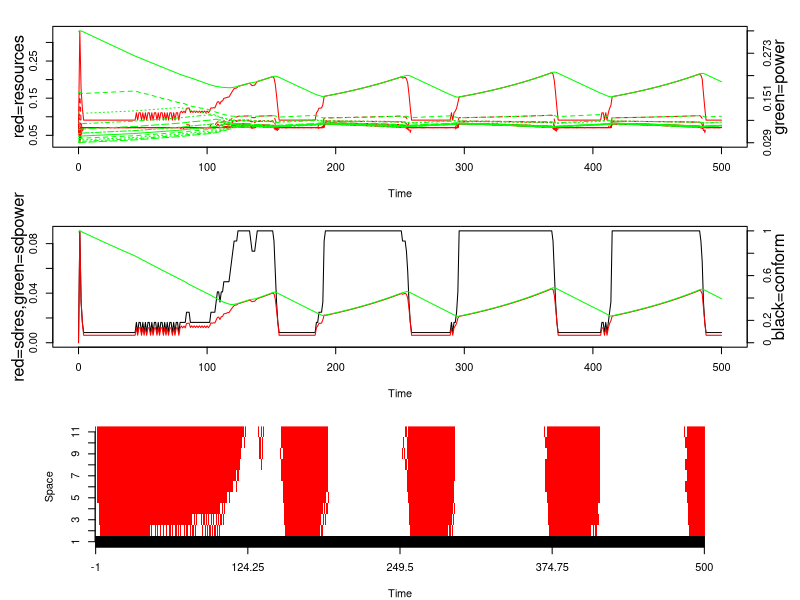

R code for this plot:
## ---- chunk 1
knitr::opts_chunk$set(echo = TRUE)
## ---- chunk 2
default_parameters<-function(N){
  ## Default parameters for the model, as used for Figure 1 of the paper (Model 1 in S1)
  list(mu=0.01, # multiplicative power gain rate for conformers, and overall rate
       rho=0.2, # additive power gain during defection which should be O(1/N)
       rpen=0.02, # additive resource penalty for defection
## Only one of rho>0, w>1 is needed for defection to be potentially advantageous       
       
## Extensions
       w=1, # multiplicative power gain rate for defectors, relative to mu
       sigma=0, # noise in the decision function
       epsilon=1, # multiplicative resource penalty for defection
       alphap=1, # power gain exponent for conformers
       alphaw=1, # power gain exponent for defectors
       kchoice=0.0, # bias towards conformity in the decision function
       inertia=0.0, # intertia in the decision function
       ## spatial parameters
    #   rho = 0.0, # scaling of political gain from war as a function of distance. Set to 0 to make all defections equally valuable for increasing power
       wardecay=0.0, # decay rate of war effects with distance. Set to 0 to disable the spatial model
       ## per-faction parameters
       res0=rep(1/N,N) # resource level available to faction i. Called R^0_i in the paper
       )
}
## ---- chunk 3
newpow<-function(rest,powt,conformt,p){
  ## Update power levels
  ## Initialisation: sanity checks
  powt[powt<0]<-0 ## No negative power
  powt[powt>0]<-powt[powt>0]/sum(powt[powt>0]) ## Normalize power
  
  ## Compute the power change
  deltapow<-rep(0,length(powt)) #define the result (content not used)
  deltapow[conformt==1]<-p$mu * (rest[conformt==1])^p$alphap
  deltapow[conformt==0]<-p$mu * p$w *
    ( (rest[conformt==0])^p$alphaw +  p$rho *
    ## Spatial model adjustment: power gain from war decreases with distance, scaled by rho
    ifelse(p$wardecay>0, 
           getpwareff(powt,p)[conformt==0], # spatial model if used
           1)  # 1 otherwise
    ) 
  
  ## prevent negative power
  whichgoneg<-(powt + deltapow-mean(deltapow)<0)
  newpowt<-rep(0,length(powt))
  newpowt[!whichgoneg]<-powt[!whichgoneg] + deltapow[!whichgoneg]-mean(deltapow[!whichgoneg])
  return(newpowt)
}
## ---- chunk 4
newres<-function(rest,powt,conformt,p){
  ## Update resource levels
  
  ## Calculate the resource and power available to the conformers
  sumresc<-sum(p$res0[conformt==1])
  sumpowc<-sum(powt[conformt==1])

  ## Conformers share resources proportional to power  
  ret<-rest
  if(sumpowc>0) { ## Regular case
    ret[conformt==1]<-(powt[conformt==1]/sumpowc) * sumresc
     ## Equal share if somehow the state has no power
  }else ret[conformt==1]<-(1.0/max(1,sum(conformt==1))) * sumresc
  
  ## Defectors retain their resource, but with a penalty
  ret[conformt==0]<-p$epsilon * p$res0[conformt==0] - p$rpen * 
    ## Choice of resource penalty for defection.
    ## penalty for war decreases with distance (scaled by rpen)
    ifelse(p$wardecay>0, 
           getpwareff(powt,p)[conformt==0], # penalty under spatial model
           1)# penalty under the no-spatial model
  ## Prevent negative resources
  ret[ret<0]<-0
  ret
}

## ---- chunk 5
chooseconform<-function(rest,powt,conformt,p){
  ## Choose whether to conform or not
  conformnew<-conformt # assume other actors follow their previous decisions
  for(i in 1:length(rest)){ ## For every faction:
    conformtest<-conformt
    conformtest[i]<-1
    ## Evaluate reward if we conform
    peaceres<-newres(rest,powt,conformtest,p)[i]
    conformtest[i]<-0
    ## Evaluate reward if we defect
    warres<-newres(rest,powt,conformtest,p)[i]
    if(peaceres - warres + p$kchoice + p$inertia*(2*conformt[i]-1) + rnorm(1,sd=p$sigma)<0) { ## Decision based on expected rewards, inertia and noise
      conformnew[i]<-0
    }else {conformnew[i]<-1}
  }
  return(conformnew)
}
## ---- chunk 6
oneiteration<-function(curstate,p){
  # One iteration of the model: update conform choices, resource and power
  curstate$conformt<-chooseconform(curstate$rest,curstate$powt,curstate$conformt,p)
  curstate$rest<-newres(curstate$rest,curstate$powt,curstate$conformt,p)
  curstate$powt<-newpow(curstate$rest,curstate$powt,curstate$conformt,p)
  return(curstate)
}


dosim<-function(curstate,timesteps,p){
  ## Run the simulation for a number of timesteps
  ## First create a history object to store what happened
  thistory<-data.frame(t(unlist(curstate)))
  history<-as.data.frame(matrix(0,nrow=1+timesteps,ncol=1+dim(thistory)[2]))
  names(history)<-c("Time",names(thistory))
  history[1,]<-cbind(0,thistory)
  ## Iterate and store history
  for(i in 1:timesteps){
    curstate<-oneiteration(curstate,p)
    history[i+1,]<-cbind(i,data.frame(t(unlist(curstate))))
  }
  ## Return the history and the final state
  list(curstate=curstate,history=history)
}
## ---- chunk 7
getdists<-function(capital,N) {
  ## Distances of each from from the capital. Used in the spatial model only
  dists<-matrix(0,nrow=N,ncol=3)
  dists[,1]<-abs((1:N)-capital)
  dists[,2]<-abs((1:N)-(N+capital))
  dists[,3]<-abs((1:N)-(-N+capital))
  apply(dists,1,min)
}

getpwareff<-function(powt,p){
  ## Get the war penalty adjusted for distance from capital
  capital<-which(powt==max(powt))
  if(length(capital)>1) capital<-sample(capital,1)
  tdists<-getdists(capital,length(powt))
  twdists<-exp(-tdists*p$wardecay)
  twdists/mean(twdists)
}
## ---- chunk 8
## Choices for initial resource distributions
## These can be used to initialise power, and create fixed resource distributions

initialise_brokenstick<-function(N){
  ## "Broken stick" mean distribution, i.e. power law
   (1/2)^(1:(N))/sum((1/2)^(1:(N)))
}

initialise_inverseN<-function(N){
  ## 1/N distribution
  res0<-1/(1:N)
  res0<-res0 / sum(res0)
  res0
}

initialise_normal<-function(N,y,x0,sd){
  ## Normal distribution of resources
  ## y = total resources
  ## x0 = centre
  ## sd = standard deviation
  yrange<- seq(-N+1,2*N,1)
  tmp<-dnorm(yrange,x0,sd)
  tmp<-tmp[1:N] + tmp[(2*N+1):(3*N)] + tmp[(N+1):(2*N)]
  y*tmp/sum(tmp)
}
## ---- chunk 9
summarizehistory<-function(historypoint){
  ## summarises a row of the history matrix
  historypoint<-as.vector(unlist(historypoint))
  numx<-(length(historypoint)-1)/3
  warlevel<-mean(historypoint[1+2*numx+1:numx])
  sdres<-sd(historypoint[1+0*numx+1:numx])
  sdpow<-sd(historypoint[1+1*numx+1:numx])
  return(c(conformrate=warlevel,sdres=sdres,sdpow=sdpow))
}
## ---- chunk 10
plot_history<-function(history,skip=1,...){
  ## Plot the resource and power history
  par(mar=c(4,4,2,4))
  history[,-1] <- history[,-1]  + 0.000001 
  numx<-(dim(history)[2]-1)/3
  myylim<-range(history[,2:(1+numx)])
  myylim2<-range(history[,(2+numx):(1+2*numx)])
  plot(history$Time,history$Time,ylim=myylim,type="n",xlab="Time",ylab="",...)

  for(faction in 1:numx){
    lines(history$Time,history[,1+faction],col="red",lty=faction)
  }
  for(faction in 1:numx){
    lines(history$Time,(history[,1+numx+faction]-myylim2[1])*(myylim[2]-myylim[1])/(myylim2[2]-myylim2[1])+myylim[1],col="green",lty=faction)
  }  
  axis(4,seq(myylim[1],myylim[2],by=(myylim[2]-myylim[1])/5),format(seq(myylim2[1],myylim2[2],by=(myylim2[2]-myylim2[1])/5),digits=2))
  mtext("red=resources",2,2)
  mtext("green=power",4,2)
}

plot_history_summary<-function(history,skip=1,...){
  ## Plot summary statistics from the history
  tdat<-t(apply(history,1,summarizehistory))
  plot(history$Time,history$Time,ylim=c(0,max(tdat[,-1])),type="n",xlab="Time",ylab="",...)
  lines(history$Time,tdat[,1]*max(tdat[,-1]),col="black")
  lines(history$Time,tdat[,2],col="red")
  lines(history$Time,tdat[,3],col="green")
  axis(4,seq(0,1,by=0.2)*max(tdat[,-1]),seq(0,1,by=0.2))
  mtext("red=sdres,green=sdpower",2,2)
  mtext("black=conform",4,2)
}

image_history<-function(history,skip=1,...){
  ## Visualisation where each actor is a row
  opar<-par(mar=par()$mar*c(1,1.8,1,1.8))
  conformnames<-grep("conformt",names(history))
  powernames<-grep("powt",names(history))
  maxname<-apply(history[,powernames],1,function(x){which(x==max(x))})
  for(i in 1:dim(history)[1]) history[i,conformnames[maxname[i]]]<-2
  image(as.matrix(history[,conformnames]),axes=FALSE,xlab="Time",ylab="Space",col=c("red","white","black"))
  axis(1,seq(0,1,length.out=5),seq(min(history$Time)-1,max(history$Time),length.out=5))
  axis(2,seq(0,1,length.out=length(conformnames)),seq(1,length(conformnames),length.out=length(conformnames)))
}

visualise_history<-function(history,skip=1,...){
  par(mfrow=c(3,1))
  plot_history(history,skip,...)
  plot_history_summary(history,skip,...)
  image_history(history,skip,...)
}


## ---- chunk 11
N<-11
p<-default_parameters(N)
## Options for defining the penalty for defecting, swapping between multiplicative and additive with no qualitative change.
#p$w=1; p$rho=0.2;
#p$rho=0; p$w=4

## Initial state
conformI<-rep(0,N) # No initial conformers
powI<-initialise_inverseN(N) # Initial power distribution
resI<-newres(p$res0,powI,conformI,p) # Compute resource allocation based on is
curstate<-list(rest=resI,powt=powI,conformt=conformI)

## Run the simulation
res_simple<-dosim(curstate,500,p)

#png(file="spatialModelNoSpatialEffects.png",height=1024,width=1280)
visualise_history(res_simple$history)
#dev.off()

## ---- chunk 12
ps<-default_parameters(N)
curstate<-list(rest=resI,powt=powI,conformt=conformI)
ps$wardecay=0.15
## incomplete
